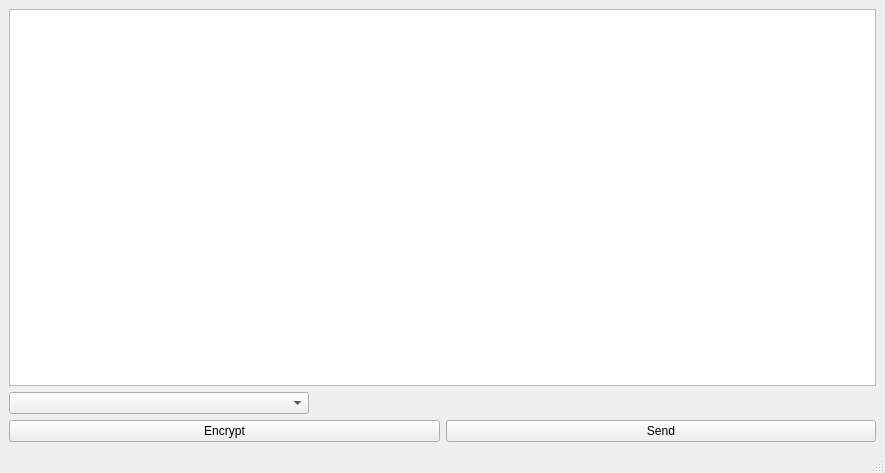
<?xml version="1.0" encoding="UTF-8"?>
<ui version="4.0">
 <class>MainWindow</class>
 <widget class="QMainWindow" name="MainWindow">
  <property name="geometry">
   <rect>
    <x>0</x>
    <y>0</y>
    <width>885</width>
    <height>473</height>
   </rect>
  </property>
  <property name="windowTitle">
   <string>MainWindow</string>
  </property>
  <widget class="QWidget" name="centralwidget">
   <layout class="QVBoxLayout" name="verticalLayout_2">
    <item>
     <widget class="QTextEdit" name="TextArea"/>
    </item>
    <item>
     <widget class="QComboBox" name="KeySizeComboBox">
      <property name="maximumSize">
       <size>
        <width>300</width>
        <height>16777215</height>
       </size>
      </property>
     </widget>
    </item>
    <item>
     <layout class="QVBoxLayout" name="verticalLayout">
      <item>
       <layout class="QHBoxLayout" name="horizontalLayout">
        <property name="topMargin">
         <number>0</number>
        </property>
        <item>
         <widget class="QPushButton" name="EncryptButn">
          <property name="text">
           <string>Encrypt</string>
          </property>
         </widget>
        </item>
        <item>
         <widget class="QPushButton" name="pushButton_2">
          <property name="text">
           <string>Send</string>
          </property>
         </widget>
        </item>
       </layout>
      </item>
     </layout>
    </item>
   </layout>
  </widget>
  <widget class="QMenuBar" name="menubar">
   <property name="geometry">
    <rect>
     <x>0</x>
     <y>0</y>
     <width>885</width>
     <height>22</height>
    </rect>
   </property>
  </widget>
  <widget class="QStatusBar" name="statusbar"/>
 </widget>
 <resources/>
 <connections/>
</ui>
